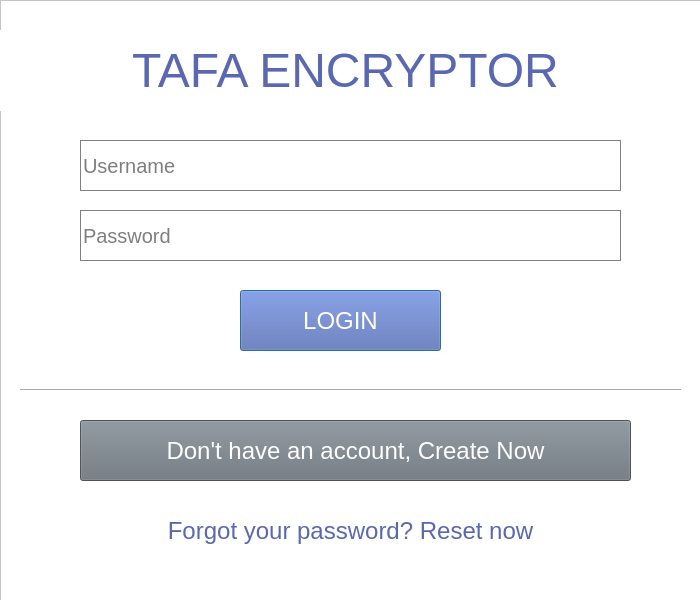
<?xml version="1.0" encoding="UTF-8"?>
<ui version="4.0">
 <class>loginDialog</class>
 <widget class="QDialog" name="loginDialog">
  <property name="windowModality">
   <enum>Qt::ApplicationModal</enum>
  </property>
  <property name="geometry">
   <rect>
    <x>0</x>
    <y>0</y>
    <width>700</width>
    <height>600</height>
   </rect>
  </property>
  <property name="maximumSize">
   <size>
    <width>700</width>
    <height>600</height>
   </size>
  </property>
  <property name="windowTitle">
   <string>Tafa Encryptor Login</string>
  </property>
  <property name="autoFillBackground">
   <bool>false</bool>
  </property>
  <widget class="QWidget" name="verticalLayoutWidget">
   <property name="geometry">
    <rect>
     <x>0</x>
     <y>0</y>
     <width>701</width>
     <height>621</height>
    </rect>
   </property>
   <layout class="QVBoxLayout" name="verticalLayout">
    <property name="spacing">
     <number>0</number>
    </property>
    <property name="sizeConstraint">
     <enum>QLayout::SetNoConstraint</enum>
    </property>
    <item>
     <widget class="QFrame" name="frame_2">
      <property name="palette">
       <palette>
        <active>
         <colorrole role="WindowText">
          <brush brushstyle="SolidPattern">
           <color alpha="255">
            <red>255</red>
            <green>255</green>
            <blue>255</blue>
           </color>
          </brush>
         </colorrole>
         <colorrole role="Button">
          <brush brushstyle="SolidPattern">
           <color alpha="255">
            <red>255</red>
            <green>255</green>
            <blue>255</blue>
           </color>
          </brush>
         </colorrole>
         <colorrole role="Light">
          <brush brushstyle="SolidPattern">
           <color alpha="255">
            <red>7</red>
            <green>7</green>
            <blue>7</blue>
           </color>
          </brush>
         </colorrole>
         <colorrole role="Midlight">
          <brush brushstyle="SolidPattern">
           <color alpha="255">
            <red>6</red>
            <green>6</green>
            <blue>6</blue>
           </color>
          </brush>
         </colorrole>
         <colorrole role="Dark">
          <brush brushstyle="SolidPattern">
           <color alpha="255">
            <red>2</red>
            <green>2</green>
            <blue>2</blue>
           </color>
          </brush>
         </colorrole>
         <colorrole role="Mid">
          <brush brushstyle="SolidPattern">
           <color alpha="255">
            <red>3</red>
            <green>3</green>
            <blue>3</blue>
           </color>
          </brush>
         </colorrole>
         <colorrole role="Text">
          <brush brushstyle="SolidPattern">
           <color alpha="255">
            <red>255</red>
            <green>255</green>
            <blue>255</blue>
           </color>
          </brush>
         </colorrole>
         <colorrole role="BrightText">
          <brush brushstyle="SolidPattern">
           <color alpha="255">
            <red>255</red>
            <green>255</green>
            <blue>255</blue>
           </color>
          </brush>
         </colorrole>
         <colorrole role="ButtonText">
          <brush brushstyle="SolidPattern">
           <color alpha="255">
            <red>255</red>
            <green>255</green>
            <blue>255</blue>
           </color>
          </brush>
         </colorrole>
         <colorrole role="Base">
          <brush brushstyle="SolidPattern">
           <color alpha="255">
            <red>255</red>
            <green>255</green>
            <blue>255</blue>
           </color>
          </brush>
         </colorrole>
         <colorrole role="Window">
          <brush brushstyle="SolidPattern">
           <color alpha="255">
            <red>255</red>
            <green>255</green>
            <blue>255</blue>
           </color>
          </brush>
         </colorrole>
         <colorrole role="Shadow">
          <brush brushstyle="SolidPattern">
           <color alpha="255">
            <red>0</red>
            <green>0</green>
            <blue>0</blue>
           </color>
          </brush>
         </colorrole>
         <colorrole role="AlternateBase">
          <brush brushstyle="SolidPattern">
           <color alpha="255">
            <red>2</red>
            <green>2</green>
            <blue>2</blue>
           </color>
          </brush>
         </colorrole>
         <colorrole role="ToolTipBase">
          <brush brushstyle="SolidPattern">
           <color alpha="255">
            <red>255</red>
            <green>255</green>
            <blue>220</blue>
           </color>
          </brush>
         </colorrole>
         <colorrole role="ToolTipText">
          <brush brushstyle="SolidPattern">
           <color alpha="255">
            <red>0</red>
            <green>0</green>
            <blue>0</blue>
           </color>
          </brush>
         </colorrole>
        </active>
        <inactive>
         <colorrole role="WindowText">
          <brush brushstyle="SolidPattern">
           <color alpha="255">
            <red>255</red>
            <green>255</green>
            <blue>255</blue>
           </color>
          </brush>
         </colorrole>
         <colorrole role="Button">
          <brush brushstyle="SolidPattern">
           <color alpha="255">
            <red>255</red>
            <green>255</green>
            <blue>255</blue>
           </color>
          </brush>
         </colorrole>
         <colorrole role="Light">
          <brush brushstyle="SolidPattern">
           <color alpha="255">
            <red>7</red>
            <green>7</green>
            <blue>7</blue>
           </color>
          </brush>
         </colorrole>
         <colorrole role="Midlight">
          <brush brushstyle="SolidPattern">
           <color alpha="255">
            <red>6</red>
            <green>6</green>
            <blue>6</blue>
           </color>
          </brush>
         </colorrole>
         <colorrole role="Dark">
          <brush brushstyle="SolidPattern">
           <color alpha="255">
            <red>2</red>
            <green>2</green>
            <blue>2</blue>
           </color>
          </brush>
         </colorrole>
         <colorrole role="Mid">
          <brush brushstyle="SolidPattern">
           <color alpha="255">
            <red>3</red>
            <green>3</green>
            <blue>3</blue>
           </color>
          </brush>
         </colorrole>
         <colorrole role="Text">
          <brush brushstyle="SolidPattern">
           <color alpha="255">
            <red>255</red>
            <green>255</green>
            <blue>255</blue>
           </color>
          </brush>
         </colorrole>
         <colorrole role="BrightText">
          <brush brushstyle="SolidPattern">
           <color alpha="255">
            <red>255</red>
            <green>255</green>
            <blue>255</blue>
           </color>
          </brush>
         </colorrole>
         <colorrole role="ButtonText">
          <brush brushstyle="SolidPattern">
           <color alpha="255">
            <red>255</red>
            <green>255</green>
            <blue>255</blue>
           </color>
          </brush>
         </colorrole>
         <colorrole role="Base">
          <brush brushstyle="SolidPattern">
           <color alpha="255">
            <red>255</red>
            <green>255</green>
            <blue>255</blue>
           </color>
          </brush>
         </colorrole>
         <colorrole role="Window">
          <brush brushstyle="SolidPattern">
           <color alpha="255">
            <red>255</red>
            <green>255</green>
            <blue>255</blue>
           </color>
          </brush>
         </colorrole>
         <colorrole role="Shadow">
          <brush brushstyle="SolidPattern">
           <color alpha="255">
            <red>0</red>
            <green>0</green>
            <blue>0</blue>
           </color>
          </brush>
         </colorrole>
         <colorrole role="AlternateBase">
          <brush brushstyle="SolidPattern">
           <color alpha="255">
            <red>2</red>
            <green>2</green>
            <blue>2</blue>
           </color>
          </brush>
         </colorrole>
         <colorrole role="ToolTipBase">
          <brush brushstyle="SolidPattern">
           <color alpha="255">
            <red>255</red>
            <green>255</green>
            <blue>220</blue>
           </color>
          </brush>
         </colorrole>
         <colorrole role="ToolTipText">
          <brush brushstyle="SolidPattern">
           <color alpha="255">
            <red>0</red>
            <green>0</green>
            <blue>0</blue>
           </color>
          </brush>
         </colorrole>
        </inactive>
        <disabled>
         <colorrole role="WindowText">
          <brush brushstyle="SolidPattern">
           <color alpha="255">
            <red>2</red>
            <green>2</green>
            <blue>2</blue>
           </color>
          </brush>
         </colorrole>
         <colorrole role="Button">
          <brush brushstyle="SolidPattern">
           <color alpha="255">
            <red>255</red>
            <green>255</green>
            <blue>255</blue>
           </color>
          </brush>
         </colorrole>
         <colorrole role="Light">
          <brush brushstyle="SolidPattern">
           <color alpha="255">
            <red>7</red>
            <green>7</green>
            <blue>7</blue>
           </color>
          </brush>
         </colorrole>
         <colorrole role="Midlight">
          <brush brushstyle="SolidPattern">
           <color alpha="255">
            <red>6</red>
            <green>6</green>
            <blue>6</blue>
           </color>
          </brush>
         </colorrole>
         <colorrole role="Dark">
          <brush brushstyle="SolidPattern">
           <color alpha="255">
            <red>2</red>
            <green>2</green>
            <blue>2</blue>
           </color>
          </brush>
         </colorrole>
         <colorrole role="Mid">
          <brush brushstyle="SolidPattern">
           <color alpha="255">
            <red>3</red>
            <green>3</green>
            <blue>3</blue>
           </color>
          </brush>
         </colorrole>
         <colorrole role="Text">
          <brush brushstyle="SolidPattern">
           <color alpha="255">
            <red>2</red>
            <green>2</green>
            <blue>2</blue>
           </color>
          </brush>
         </colorrole>
         <colorrole role="BrightText">
          <brush brushstyle="SolidPattern">
           <color alpha="255">
            <red>255</red>
            <green>255</green>
            <blue>255</blue>
           </color>
          </brush>
         </colorrole>
         <colorrole role="ButtonText">
          <brush brushstyle="SolidPattern">
           <color alpha="255">
            <red>2</red>
            <green>2</green>
            <blue>2</blue>
           </color>
          </brush>
         </colorrole>
         <colorrole role="Base">
          <brush brushstyle="SolidPattern">
           <color alpha="255">
            <red>255</red>
            <green>255</green>
            <blue>255</blue>
           </color>
          </brush>
         </colorrole>
         <colorrole role="Window">
          <brush brushstyle="SolidPattern">
           <color alpha="255">
            <red>255</red>
            <green>255</green>
            <blue>255</blue>
           </color>
          </brush>
         </colorrole>
         <colorrole role="Shadow">
          <brush brushstyle="SolidPattern">
           <color alpha="255">
            <red>0</red>
            <green>0</green>
            <blue>0</blue>
           </color>
          </brush>
         </colorrole>
         <colorrole role="AlternateBase">
          <brush brushstyle="SolidPattern">
           <color alpha="255">
            <red>5</red>
            <green>5</green>
            <blue>5</blue>
           </color>
          </brush>
         </colorrole>
         <colorrole role="ToolTipBase">
          <brush brushstyle="SolidPattern">
           <color alpha="255">
            <red>255</red>
            <green>255</green>
            <blue>220</blue>
           </color>
          </brush>
         </colorrole>
         <colorrole role="ToolTipText">
          <brush brushstyle="SolidPattern">
           <color alpha="255">
            <red>0</red>
            <green>0</green>
            <blue>0</blue>
           </color>
          </brush>
         </colorrole>
        </disabled>
       </palette>
      </property>
      <property name="styleSheet">
       <string notr="true">background: white;</string>
      </property>
      <property name="frameShape">
       <enum>QFrame::StyledPanel</enum>
      </property>
      <property name="frameShadow">
       <enum>QFrame::Raised</enum>
      </property>
      <widget class="QLabel" name="label">
       <property name="geometry">
        <rect>
         <x>0</x>
         <y>30</y>
         <width>691</width>
         <height>81</height>
        </rect>
       </property>
       <property name="font">
        <font>
         <family>Microsoft Sans Serif</family>
         <pointsize>36</pointsize>
         <weight>50</weight>
         <italic>false</italic>
         <bold>false</bold>
        </font>
       </property>
       <property name="styleSheet">
        <string notr="true">color: #5968B0;</string>
       </property>
       <property name="text">
        <string>TAFA ENCRYPTOR</string>
       </property>
       <property name="alignment">
        <set>Qt::AlignCenter</set>
       </property>
      </widget>
      <widget class="QLineEdit" name="usernameEdit">
       <property name="geometry">
        <rect>
         <x>80</x>
         <y>140</y>
         <width>541</width>
         <height>51</height>
        </rect>
       </property>
       <property name="palette">
        <palette>
         <active>
          <colorrole role="WindowText">
           <brush brushstyle="SolidPattern">
            <color alpha="255">
             <red>0</red>
             <green>0</green>
             <blue>0</blue>
            </color>
           </brush>
          </colorrole>
          <colorrole role="Button">
           <brush brushstyle="SolidPattern">
            <color alpha="255">
             <red>255</red>
             <green>255</green>
             <blue>255</blue>
            </color>
           </brush>
          </colorrole>
          <colorrole role="Text">
           <brush brushstyle="SolidPattern">
            <color alpha="255">
             <red>0</red>
             <green>0</green>
             <blue>0</blue>
            </color>
           </brush>
          </colorrole>
          <colorrole role="ButtonText">
           <brush brushstyle="SolidPattern">
            <color alpha="255">
             <red>0</red>
             <green>0</green>
             <blue>0</blue>
            </color>
           </brush>
          </colorrole>
          <colorrole role="Base">
           <brush brushstyle="SolidPattern">
            <color alpha="255">
             <red>255</red>
             <green>255</green>
             <blue>255</blue>
            </color>
           </brush>
          </colorrole>
          <colorrole role="Window">
           <brush brushstyle="SolidPattern">
            <color alpha="255">
             <red>255</red>
             <green>255</green>
             <blue>255</blue>
            </color>
           </brush>
          </colorrole>
         </active>
         <inactive>
          <colorrole role="WindowText">
           <brush brushstyle="SolidPattern">
            <color alpha="255">
             <red>0</red>
             <green>0</green>
             <blue>0</blue>
            </color>
           </brush>
          </colorrole>
          <colorrole role="Button">
           <brush brushstyle="SolidPattern">
            <color alpha="255">
             <red>255</red>
             <green>255</green>
             <blue>255</blue>
            </color>
           </brush>
          </colorrole>
          <colorrole role="Text">
           <brush brushstyle="SolidPattern">
            <color alpha="255">
             <red>0</red>
             <green>0</green>
             <blue>0</blue>
            </color>
           </brush>
          </colorrole>
          <colorrole role="ButtonText">
           <brush brushstyle="SolidPattern">
            <color alpha="255">
             <red>0</red>
             <green>0</green>
             <blue>0</blue>
            </color>
           </brush>
          </colorrole>
          <colorrole role="Base">
           <brush brushstyle="SolidPattern">
            <color alpha="255">
             <red>255</red>
             <green>255</green>
             <blue>255</blue>
            </color>
           </brush>
          </colorrole>
          <colorrole role="Window">
           <brush brushstyle="SolidPattern">
            <color alpha="255">
             <red>255</red>
             <green>255</green>
             <blue>255</blue>
            </color>
           </brush>
          </colorrole>
         </inactive>
         <disabled>
          <colorrole role="WindowText">
           <brush brushstyle="SolidPattern">
            <color alpha="255">
             <red>0</red>
             <green>0</green>
             <blue>0</blue>
            </color>
           </brush>
          </colorrole>
          <colorrole role="Button">
           <brush brushstyle="SolidPattern">
            <color alpha="255">
             <red>255</red>
             <green>255</green>
             <blue>255</blue>
            </color>
           </brush>
          </colorrole>
          <colorrole role="Text">
           <brush brushstyle="SolidPattern">
            <color alpha="255">
             <red>0</red>
             <green>0</green>
             <blue>0</blue>
            </color>
           </brush>
          </colorrole>
          <colorrole role="ButtonText">
           <brush brushstyle="SolidPattern">
            <color alpha="255">
             <red>0</red>
             <green>0</green>
             <blue>0</blue>
            </color>
           </brush>
          </colorrole>
          <colorrole role="Base">
           <brush brushstyle="SolidPattern">
            <color alpha="255">
             <red>255</red>
             <green>255</green>
             <blue>255</blue>
            </color>
           </brush>
          </colorrole>
          <colorrole role="Window">
           <brush brushstyle="SolidPattern">
            <color alpha="255">
             <red>255</red>
             <green>255</green>
             <blue>255</blue>
            </color>
           </brush>
          </colorrole>
         </disabled>
        </palette>
       </property>
       <property name="font">
        <font>
         <pointsize>15</pointsize>
        </font>
       </property>
       <property name="styleSheet">
        <string notr="true">color: black;
border: 1px solid gray;</string>
       </property>
       <property name="frame">
        <bool>false</bool>
       </property>
       <property name="placeholderText">
        <string>Username</string>
       </property>
       <property name="clearButtonEnabled">
        <bool>false</bool>
       </property>
      </widget>
      <widget class="QLineEdit" name="passwordEdit">
       <property name="geometry">
        <rect>
         <x>80</x>
         <y>210</y>
         <width>541</width>
         <height>51</height>
        </rect>
       </property>
       <property name="font">
        <font>
         <pointsize>15</pointsize>
        </font>
       </property>
       <property name="styleSheet">
        <string notr="true">color: black;
 border: 1px solid gray;</string>
       </property>
       <property name="text">
        <string/>
       </property>
       <property name="frame">
        <bool>false</bool>
       </property>
       <property name="echoMode">
        <enum>QLineEdit::Password</enum>
       </property>
       <property name="cursorPosition">
        <number>0</number>
       </property>
       <property name="placeholderText">
        <string>Password</string>
       </property>
       <property name="clearButtonEnabled">
        <bool>false</bool>
       </property>
      </widget>
      <widget class="QPushButton" name="loginButton">
       <property name="geometry">
        <rect>
         <x>240</x>
         <y>290</y>
         <width>201</width>
         <height>61</height>
        </rect>
       </property>
       <property name="font">
        <font>
         <family>Microsoft Sans Serif</family>
         <pointsize>18</pointsize>
        </font>
       </property>
       <property name="cursor">
        <cursorShape>PointingHandCursor</cursorShape>
       </property>
       <property name="styleSheet">
        <string notr="true">background: #5968B0;
color:white;</string>
       </property>
       <property name="text">
        <string>LOGIN</string>
       </property>
      </widget>
      <widget class="QPushButton" name="createAccountButton">
       <property name="geometry">
        <rect>
         <x>80</x>
         <y>420</y>
         <width>551</width>
         <height>61</height>
        </rect>
       </property>
       <property name="font">
        <font>
         <family>Microsoft Sans Serif</family>
         <pointsize>18</pointsize>
        </font>
       </property>
       <property name="cursor">
        <cursorShape>PointingHandCursor</cursorShape>
       </property>
       <property name="styleSheet">
        <string notr="true">background: #6c757d;
color: white;</string>
       </property>
       <property name="text">
        <string>Don't have an account, Create Now</string>
       </property>
      </widget>
      <widget class="Line" name="line">
       <property name="geometry">
        <rect>
         <x>20</x>
         <y>380</y>
         <width>661</width>
         <height>20</height>
        </rect>
       </property>
       <property name="orientation">
        <enum>Qt::Horizontal</enum>
       </property>
      </widget>
      <widget class="QPushButton" name="forgotPasswordButton">
       <property name="geometry">
        <rect>
         <x>10</x>
         <y>500</y>
         <width>681</width>
         <height>61</height>
        </rect>
       </property>
       <property name="font">
        <font>
         <family>Microsoft Sans Serif</family>
         <pointsize>18</pointsize>
        </font>
       </property>
       <property name="cursor">
        <cursorShape>PointingHandCursor</cursorShape>
       </property>
       <property name="styleSheet">
        <string notr="true">color: #5968B0;</string>
       </property>
       <property name="text">
        <string>Forgot your password? Reset now</string>
       </property>
       <property name="flat">
        <bool>true</bool>
       </property>
      </widget>
     </widget>
    </item>
   </layout>
  </widget>
 </widget>
 <resources/>
 <connections/>
</ui>
